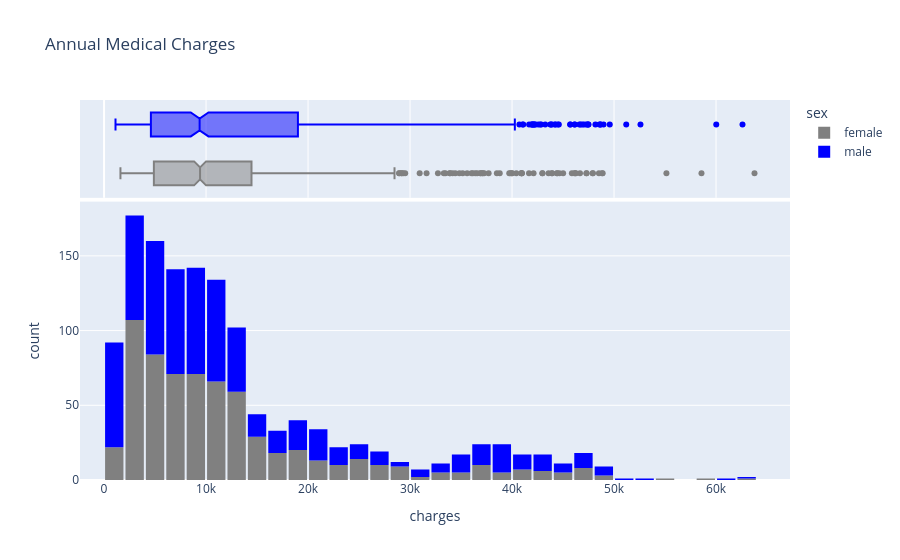

Here is the notebook cell this chart was saved with:
### Markdown cell above
Ми можемо зробити наступні спостереження з вищенаведеного графіку:

* Для більшості клієнтів річні медичні витрати становлять менше \$10,000. Тільки невелика частина клієнтів має вищі медичні витрати, можливо, через нещасні випадки, серйозні хвороби та генетичні захворювання. Розподіл схожий на експоненційний ("power law").
* Існує значна різниця в медичних витратах між курцями та некурцями. Тоді як медіана для некурців становить \$7300, медіана для курців наближається до \$35,000.


> **ВПРАВА 5**: Візуалізуйте розподіл медичних витрат у зв'язку з іншими факторами, такими як "стать" та "регіон". Що ви спостерігаєте?

### Code cell
fig = px.histogram(medical_df,
                   x='charges',
                   marginal='box',
                   color='sex',
                   color_discrete_sequence=['grey', 'blue'],
                   title='Annual Medical Charges')
fig.update_layout(bargap=0.1)
fig.show()

### Figure 1 — Plotly figure (JSON) as saved in the notebook; plotly's stock layout.template omitted (floating-point values rounded to 4 significant figures; data arrays with more than 128 entries replaced by an {"elided": "..."} marker saying what was removed)
{"data": [{"bingroup": "x", "hovertemplate": "sex=female<br>charges=%{x}<br>count=%{y}<extra></extra>", "legendgroup": "female", "marker": {"color": "grey", "pattern": {"shape": ""}}, "name": "female", "orientation": "v", "showlegend": true, "type": "histogram", "x": {"elided": "662 float values"}, "xaxis": "x", "yaxis": "y"}, {"hovertemplate": "sex=female<br>charges=%{x}<extra></extra>", "legendgroup": "female", "marker": {"color": "grey"}, "name": "female", "notched": true, "showlegend": false, "type": "box", "x": {"elided": "662 float values"}, "xaxis": "x2", "yaxis": "y2"}, {"bingroup": "x", "hovertemplate": "sex=male<br>charges=%{x}<br>count=%{y}<extra></extra>", "legendgroup": "male", "marker": {"color": "blue", "pattern": {"shape": ""}}, "name": "male", "orientation": "v", "showlegend": true, "type": "histogram", "x": {"elided": "676 float values"}, "xaxis": "x", "yaxis": "y"}, {"hovertemplate": "sex=male<br>charges=%{x}<extra></extra>", "legendgroup": "male", "marker": {"color": "blue"}, "name": "male", "notched": true, "showlegend": false, "type": "box", "x": {"elided": "676 float values"}, "xaxis": "x2", "yaxis": "y2"}], "layout": {"bargap": 0.1, "barmode": "relative", "legend": {"title": {"text": "sex"}, "tracegroupgap": 0}, "title": {"text": "Annual Medical Charges"}, "xaxis": {"anchor": "y", "domain": [0, 1], "title": {"text": "charges"}}, "xaxis2": {"anchor": "y2", "domain": [0, 1], "matches": "x", "showgrid": true, "showticklabels": false}, "yaxis": {"anchor": "x", "domain": [0, 0.7326], "title": {"text": "count"}}, "yaxis2": {"anchor": "x2", "domain": [0.7426, 1], "matches": "y2", "showgrid": false, "showline": false, "showticklabels": false, "ticks": ""}}}
